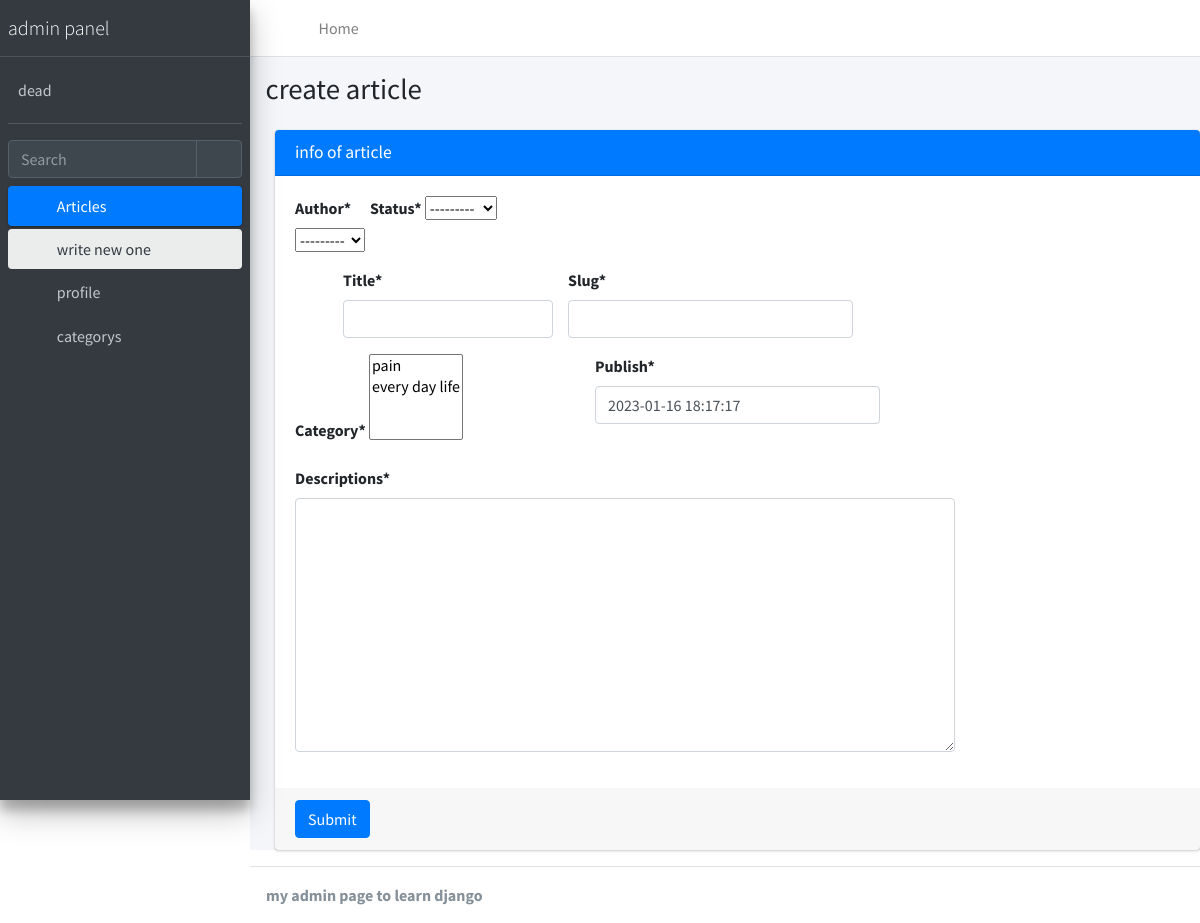
The page /account/create_article/ (signed in) on the database as committed earlier.
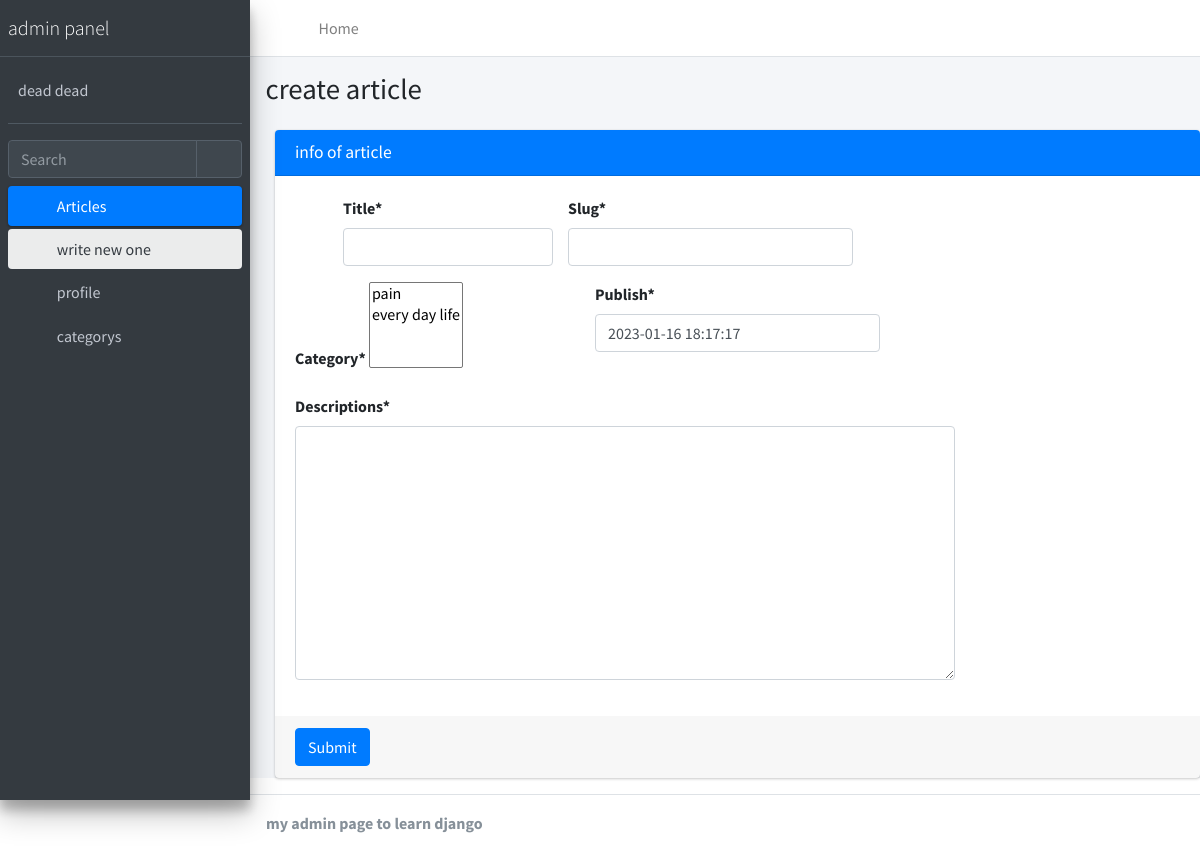
The same page on the database as committed later.
### account/models.py (models this page shows)
class User(AbstractUser):   #ارث بری از کلاس یوزر خود جنگو و ایجاد یوزر جدید برای استفاده توی پروژه
    is_author = models.BooleanField(default=False)
    special_user = models.DateTimeField(default=timezone.now)
    def special_or_not(self):
        if(timezone.now() < self.special_user):   #ایا یوزر الان یوزر طلایی هست یا ن
            return True
        else:
            return False
    special_or_not.boolean = True
    special_or_not.short_description = "special user"

### account/views.py (the view)
# urls.py: path("create_article/",Create.as_view(),name="create"),
class Create(LoginRequiredMixin,FieldMixin,FormValidMixin,CreateView):#این ویو برای وارد کردن اطلاعات توی مدلِ ( نوشتن مقاله )
    model = Article
    template_name = "registration/create_article.html"

### account/mixins.py (called while the page is built)
    def dispatch(self, request, *args, **kwargs):
        if request.user.is_superuser :
            self.fields = ["author","title","slug","category","publish","status","descriptions"]
        elif request.user.is_author:
            self.fields = ["title","slug","category","publish","descriptions"]
        else:
            raise Http404
        return super().dispatch(request, *args, **kwargs)

### blog/models.py (called while the page is built)
    def __str__(self):
        return self.title

### templates/registration/create_article.html
{% extends 'registration/base.html' %}
{% load crispy_forms_tags %}
{% block title %}
    create article
{% endblock %}
{% block main %}
<div class="card card-primary">
    <div class="card-header">
      <h3 class="card-title">info of article</h3>
    </div>
    <form method="post">{%csrf_token%}
      <div class="card-body">
        {%if request.user.is_superuser%}
        <div class='row'>
            <div class='col-1'>
                {{form.author|as_crispy_field}}
            </div>
            <div class='col-6'>
                {{form.status|as_crispy_field}}
            </div>
        </div>
        {%endif%}
        <div class='row'>
            <div class='col-3 ml-5'>
                {{form.title|as_crispy_field}}
            </div>
            <div class='col-4'>
                {{form.slug|as_crispy_field}}
            </div>
        </div>
        <div class='row'>
            <div class='col-4'>
                {{form.category|as_crispy_field}}
            </div>
            <div class='col-4'>
                {{form.publish|as_crispy_field}}
            </div>
        </div>
        <div class='row'>
            <div class='col-9'>
                {{form.descriptions|as_crispy_field}}
            </div>
         </div>
      </div>
      <div class="card-footer">
        <button type="submit" class="btn btn-primary">Submit</button>
      </div>
    </form>
  </div>
{% endblock %}

### templates/registration/sidebar.html
  <aside class="main-sidebar sidebar-dark-primary elevation-4">
    <a href="index3.html" class="brand-link">
      <span class="brand-text font-weight-light">admin panel</span>
    </a>
    <div class="sidebar">
      <div class="user-panel mt-3 pb-3 mb-3 d-flex">
        <div class="info">
          <a href="#" class="d-block">{{user.get_full_name}}</a>
        </div>
      </div>
      <div class="form-inline">
        <div class="input-group" data-widget="sidebar-search">
          <input class="form-control form-control-sidebar" type="search" placeholder="Search" aria-label="Search">
          <div class="input-group-append">
            <button class="btn btn-sidebar">
              <i class="fas fa-search fa-fw"></i>
            </button>
          </div>
        </div>
      </div>
      <nav class="mt-2">
        <ul class="nav nav-pills nav-sidebar flex-column" data-widget="treeview" role="menu" data-accordion="false">
          <li class="nav-item menu-open">
            <a href="#" class="nav-link active">
              <i class="nav-icon fas fa-tachometer-alt"></i>
              <p>
                Articles
                <i class="right fas fa-angle-left"></i>
              </p>
            </a>
            <ul class="nav nav-treeview">
              <li class="nav-item">
                <a href="{%url 'account:create'%}" class="nav-link active">
                  <i class="nav-icon fas fa-edit"></i>
                  <p>write new one</p>
                </a>
              </li>
              <li class="nav-item">
                <a href="./index2.html" class="nav-link">
                  <i class="far fa-circle nav-icon"></i>
                  <p>profile</p>
                </a>
              </li>
              <li class="nav-item">
                <a href="./index3.html" class="nav-link">
                  <i class="far fa-circle nav-icon"></i>
                  <p>categorys</p>
                </a>
              </li>
            </ul>
          </li>
    </div>
  </aside>

Rows that differ between the two databases and show on the page:
changed User: get_full_name "dead" → "dead dead"; is_superuser True → False (drawn)
Other text that changed with them:
form field author: "---------" → (not shown)
form field status: "---------" → (not shown)
text no longer shown: "Author * Status *"
